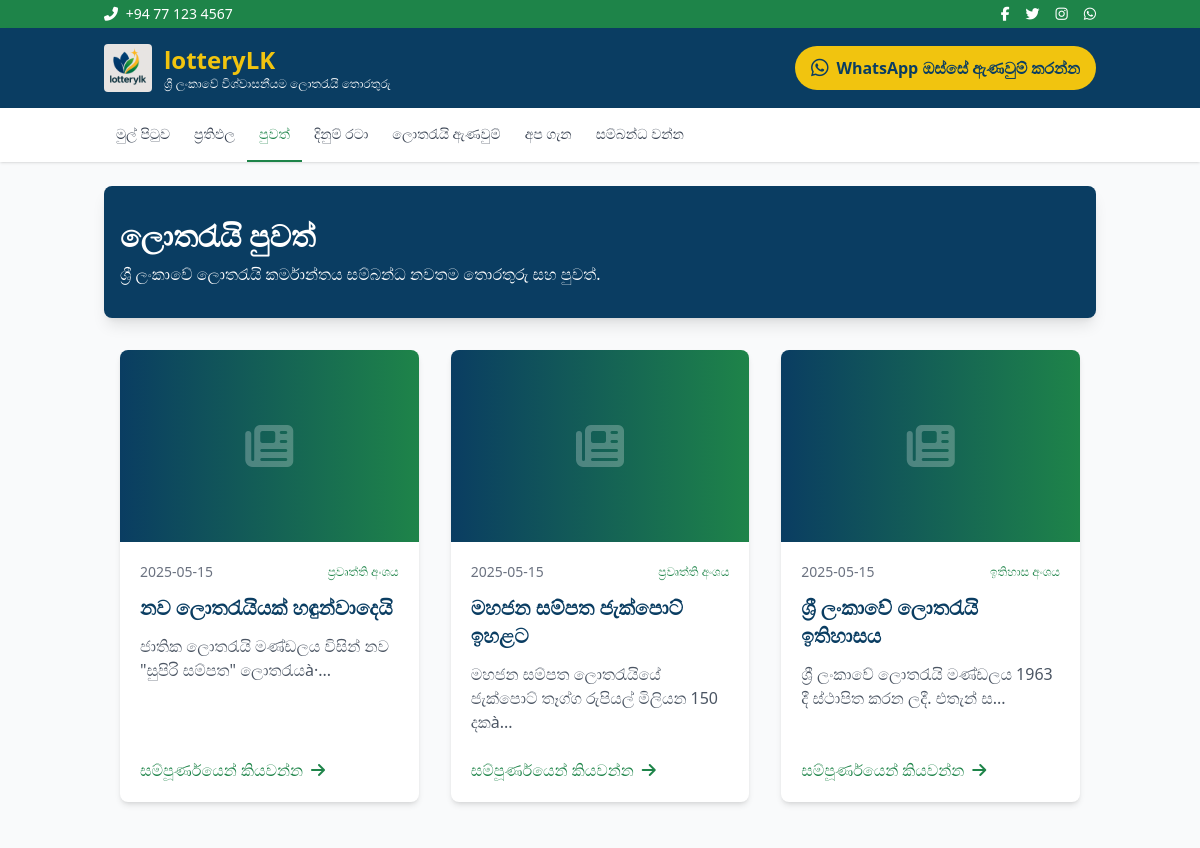
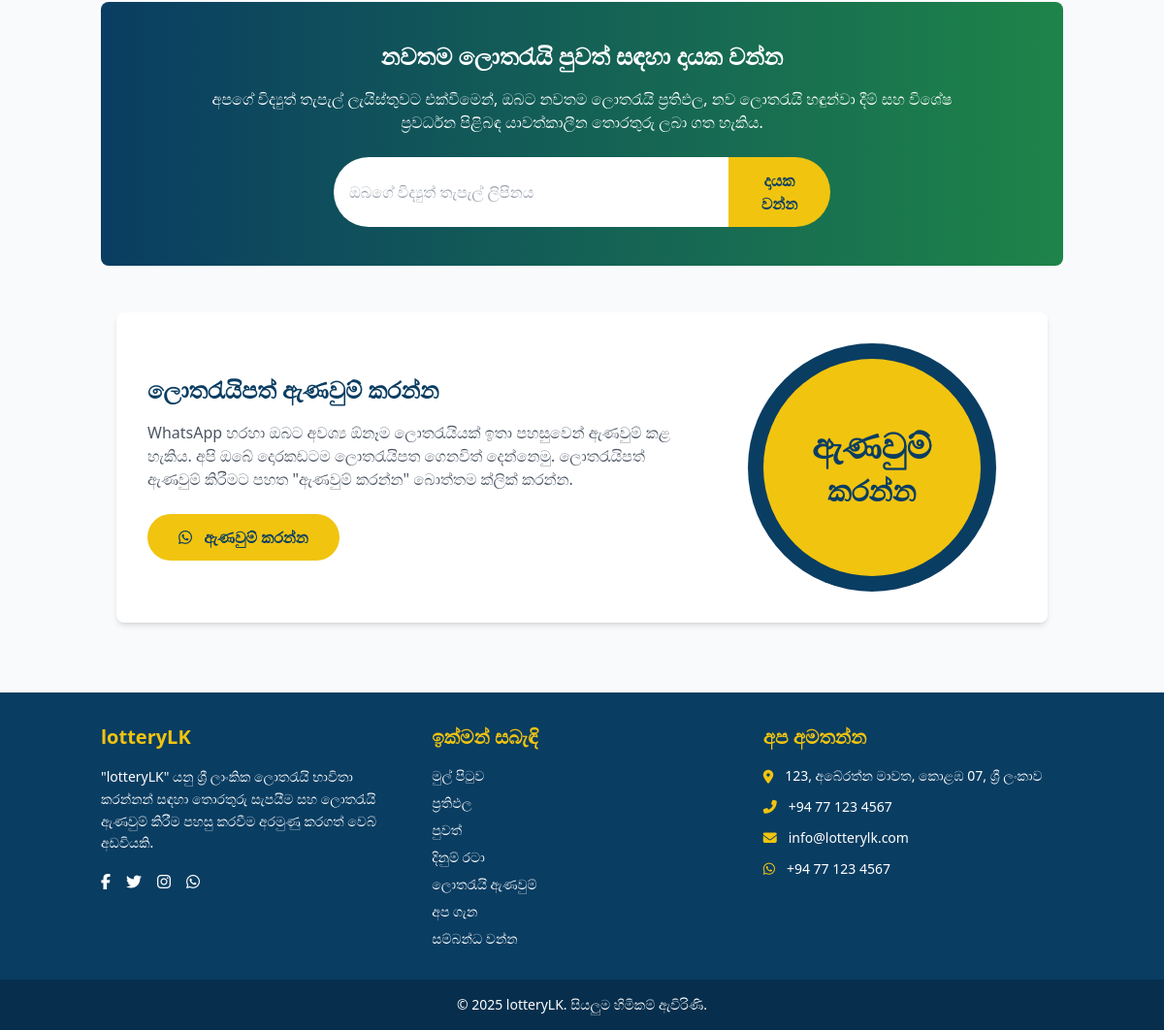
Page /news.php on the committed database (2 pictures, top to bottom).
### tables this page shows
CREATE TABLE IF NOT EXISTS news_articles (
    id INT AUTO_INCREMENT PRIMARY KEY,
    title VARCHAR(255) NOT NULL,
    content TEXT NOT NULL,
    image_path VARCHAR(255),  
    published_date TIMESTAMP DEFAULT CURRENT_TIMESTAMP,
    author_name VARCHAR(100) NULL  
);

### includes/functions.php (called while the page is built, shortened)
<?php
function shorten_text($text, $length = 150, $append = '...') {
    if (strlen($text) > $length) {
        $text = substr($text, 0, $length) . $append;
    }
    return $text;
}

### news.php (the view, shortened to what this page needs)
<?php
include 'includes/db_connect.php';
include 'includes/functions.php';
$page = isset($_GET['page']) ? (int)$_GET['page'] : 1;
$per_page = 6;
$offset = ($page - 1) * $per_page;
$news_articles = [];
if (isset($pdo) && $db_connected) {
    try {
        $stmt = $pdo->prepare('
            SELECT * FROM news_articles
            ORDER BY published_date DESC
            LIMIT :offset, :per_page
        ');
        $stmt->bindParam(':offset', $offset, PDO::PARAM_INT);
        $stmt->bindParam(':per_page', $per_page, PDO::PARAM_INT);
        $stmt->execute();
        $news_articles = $stmt->fetchAll();
    } catch (PDOException $e) {
        error_log("Database error in news.php: " . $e->getMessage(), 0);
        $error_message = "පුවත් ලබා ගැනීමේදී දෝෂයක් ඇති විය. කරුණාකර පසුව නැවත උත්සාහ කරන්න.";
    }
}
include 'includes/header.php';
?>
<section class="bg-primaryBlue text-white py-8 mb-8 rounded-lg shadow-lg">
    <div class="container mx-auto px-4">
        <h1 class="text-3xl font-bold">ලොතරැයි පුවත්</h1>
        <p class="mt-2">ශ්‍රී ලංකාවේ ලොතරැයි කර්මාන්තය සම්බන්ධ නවතම තොරතුරු සහ පුවත්.</p>
    </div>
</section>
<section class="mb-12">
    <div class="container mx-auto px-4">
        <?php if (isset($error_message)): ?>
        <div class="bg-red-100 border border-red-400 text-red-700 px-4 py-3 rounded mb-6">
            <p class="font-bold">දෝෂයක් ඇති විය!</p>
            <p><?php echo $error_message; ?></p>
        </div>
        <?php else: ?>
        <div class="grid grid-cols-1 md:grid-cols-2 lg:grid-cols-3 gap-8">
            <?php foreach ($news_articles as $article): ?>
            <div class="bg-white rounded-lg shadow-md overflow-hidden news-card h-full flex flex-col">
                <?php if (!empty($article['image_path'])): ?>
                <div class="h-48 overflow-hidden">
                    <img src="<?php echo htmlspecialchars($article['image_path']); ?>" alt="<?php echo htmlspecialchars($article['title']); ?>" class="w-full h-full object-cover">
                </div>
                <?php else: ?>
                <div class="h-48 bg-gradient-to-r from-primaryBlue to-primaryGreen flex items-center justify-center">
                    <i class="fas fa-newspaper text-5xl text-white opacity-25"></i>
                </div>
                <?php endif; ?>
                <div class="p-5 flex-grow flex flex-col">
                    <div class="flex justify-between items-center mb-3">
                        <span class="text-sm text-gray-500"><?php echo date('Y-m-d', strtotime($article['published_date'])); ?></span>
                        <?php if (!empty($article['author_name'])): ?>
                        <span class="text-xs text-primaryGreen"><?php echo htmlspecialchars($article['author_name']); ?></span>
                        <?php endif; ?>
                    </div>
                    <h3 class="text-xl font-bold text-primaryBlue mb-3"><?php echo htmlspecialchars($article['title']); ?></h3>
                    <p class="text-gray-600 mb-6 flex-grow"><?php echo shorten_text(htmlspecialchars($article['content']), 150); ?></p>
                    <a href="news_article.php?id=<?php echo $article['id']; ?>" class="mt-auto text-primaryGreen hover:text-primaryBlue font-medium flex items-center">
                        සම්පූර්ණයෙන් කියවන්න <i class="fas fa-arrow-right ml-2"></i>
                    </a>
                </div>
            </div>
            <?php endforeach; ?>
        </div>
        <?php endif; ?>
    </div>
</section>
<section class="mb-12 bg-gradient-to-r from-primaryBlue to-primaryGreen text-white py-10 rounded-lg">
    <div class="container mx-auto px-4 text-center">
        <h2 class="text-2xl font-bold mb-4">නවතම ලොතරැයි පුවත් සඳහා දායක වන්න</h2>
        <p class="mb-6 max-w-3xl mx-auto">අපගේ විද්‍යුත් තැපැල් ලැයිස්තුවට එක්වීමෙන්, ඔබට නවතම ලොතරැයි ප්‍රතිඵල, නව ලොතරැයි හඳුන්වා දීම් සහ විශේෂ ප්‍රවර්ධන පිළිබඳ යාවත්කාලීන තොරතුරු ලබා ගත හැකිය.</p>
        <form action="#" method="post" class="max-w-lg mx-auto flex flex-col sm:flex-row">
            <input type="email" name="email" placeholder="ඔබගේ විද්‍යුත් තැපැල් ලිපිනය" required class="px-4 py-3 w-full rounded-full sm:rounded-l-full sm:rounded-r-none text-gray-700 mb-4 sm:mb-0">
            <button type="submit" class="bg-accentYellow hover:bg-yellow-500 text-primaryBlue font-bold py-3 px-6 rounded-full sm:rounded-l-none sm:rounded-r-full">
                දායක වන්න
            </button>
        </form>
    </div>
</section>
<section class="mb-12">
    <div class="container mx-auto px-4">
        <div class="bg-white rounded-lg shadow-md p-8">
            <div class="flex flex-col md:flex-row items-center">
                <div class="md:w-2/3 mb-6 md:mb-0 md:pr-8">
                    <h2 class="text-2xl font-bold text-primaryBlue mb-4">ලොතරැයිපත් ඇණවුම් කරන්න</h2>
                    <p class="text-gray-600 mb-6">
                        WhatsApp හරහා ඔබට අවශ්‍ය ඕනෑම ලොතරැයියක් ඉතා පහසුවෙන් ඇණවුම් කළ හැකිය. අපි ඔබේ දොරකඩටම ලොතරැයිපත ගෙනවිත් දෙන්නෙමු. ලොතරැයිපත් ඇණවුම් කිරීමට පහත "ඇණවුම් කරන්න" බොත්තම ක්ලික් කරන්න.
                    </p>
                    <a href="order_page.php" class="bg-accentYellow hover:bg-yellow-500 text-primaryBlue font-bold py-3 px-8 rounded-full inline-block whatsapp-btn">
                        <i class="fab fa-whatsapp mr-2"></i> ඇණවුම් කරන්න
                    </a>
                </div>
                <div class="md:w-1/3 flex justify-center">
                    <div class="w-64 h-64 rounded-full bg-primaryBlue flex items-center justify-center animate-float">
                        <div class="w-56 h-56 rounded-full bg-accentYellow flex items-center justify-center text-primaryBlue">
                            <div class="text-center">
                                <div class="text-4xl font-bold mb-2">ඇණවුම්</div>
                                <div class="text-3xl font-bold">කරන්න</div>
                            </div>
                        </div>
                    </div>
                </div>
            </div>
        </div>
    </div>
</section>
<?php
include 'includes/footer.php';
?>

### assets/css/style.css (style rules this page uses)
.animate-float { animation: float 3s ease-in-out infinite; }
.whatsapp-btn { animation: pulse 2s infinite; }
.news-card { transition: transform 0.3s ease; }

### rows in the picture
news_articles: published_date "2025-05-15", author_name "ප්‍රවෘත්ති අංශය", title "නව ලොතරැයියක් හඳුන්වාදෙයි", content "ජාතික ලොතරැයි මණ්ඩලය විසින් නව \"සුපිරි සම්පත\" ලොතරැයà·..."
news_articles: published_date "2025-05-15", author_name "ප්‍රවෘත්ති අංශය", title "මහජන සම්පත ජැක්පොට් ඉහළට", content "මහජන සම්පත ලොතරැයියේ ජැක්පොට් තෑග්ග රුපියල් මිලියන 150 දකà..."
news_articles: published_date "2025-05-15", author_name "ඉතිහාස අංශය", title "ශ්‍රී ලංකාවේ ලොතරැයි ඉතිහාසය", content "ශ්‍රී ලංකාවේ ලොතරැයි මණ්ඩලය 1963 දී ස්ථාපිත කරන ලදී. එතැන් ස..."
